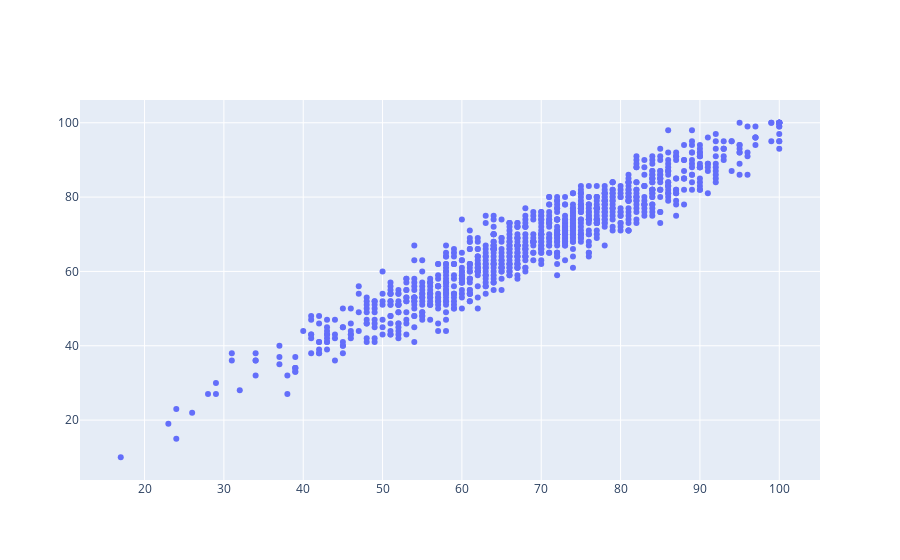

Notebook source saved alongside this figure:
### Markdown cell above
### 1. Scatter Plot

### Code cell
scatter = go.Scatter(
    x=df['reading_score'],
    y=df['writing_score'],
    mode='markers'
)

fig = go.Figure(scatter)

iplot(fig)

### Figure 1 — Plotly figure (JSON) as saved in the notebook; plotly's stock layout.template omitted (floating-point values rounded to 4 significant figures; data arrays with more than 128 entries replaced by an {"elided": "..."} marker saying what was removed)
{"data": [{"mode": "markers", "type": "scatter", "x": {"elided": "1000 int values"}, "y": {"elided": "1000 int values"}}], "layout": {}}
